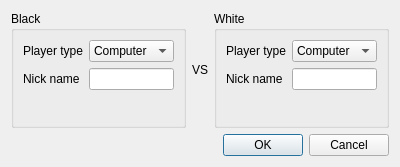
<?xml version="1.0" encoding="UTF-8"?>
<ui version="4.0">
 <class>NewGameDialog</class>
 <widget class="QDialog" name="NewGameDialog">
  <property name="geometry">
   <rect>
    <x>0</x>
    <y>0</y>
    <width>400</width>
    <height>167</height>
   </rect>
  </property>
  <property name="windowTitle">
   <string>Dialog</string>
  </property>
  <layout class="QVBoxLayout" name="verticalLayout">
   <item>
    <layout class="QHBoxLayout" name="horizontalLayout">
     <item>
      <widget class="QGroupBox" name="groupBox">
       <property name="title">
        <string>Black</string>
       </property>
       <layout class="QFormLayout" name="formLayout">
        <item row="0" column="0">
         <widget class="QLabel" name="label">
          <property name="text">
           <string>Player type</string>
          </property>
         </widget>
        </item>
        <item row="0" column="1">
         <widget class="QComboBox" name="comboBox_playerType_1">
          <item>
           <property name="text">
            <string>Computer</string>
           </property>
          </item>
          <item>
           <property name="text">
            <string>Player</string>
           </property>
          </item>
         </widget>
        </item>
        <item row="1" column="0">
         <widget class="QLabel" name="label_2">
          <property name="text">
           <string>Nick name</string>
          </property>
         </widget>
        </item>
        <item row="1" column="1">
         <widget class="QLineEdit" name="lineEdit_name_1"/>
        </item>
       </layout>
      </widget>
     </item>
     <item>
      <widget class="QLabel" name="label_3">
       <property name="text">
        <string>VS</string>
       </property>
      </widget>
     </item>
     <item>
      <widget class="QGroupBox" name="groupBox_2">
       <property name="title">
        <string>White</string>
       </property>
       <layout class="QFormLayout" name="formLayout_2">
        <item row="0" column="0">
         <widget class="QLabel" name="label_5">
          <property name="text">
           <string>Player type</string>
          </property>
         </widget>
        </item>
        <item row="0" column="1">
         <widget class="QComboBox" name="comboBox_playerType_2">
          <item>
           <property name="text">
            <string>Computer</string>
           </property>
          </item>
          <item>
           <property name="text">
            <string>Player</string>
           </property>
          </item>
         </widget>
        </item>
        <item row="1" column="0">
         <widget class="QLabel" name="label_6">
          <property name="text">
           <string>Nick name</string>
          </property>
         </widget>
        </item>
        <item row="1" column="1">
         <widget class="QLineEdit" name="lineEdit_name_2"/>
        </item>
       </layout>
      </widget>
     </item>
    </layout>
   </item>
   <item>
    <widget class="QDialogButtonBox" name="buttonBox">
     <property name="orientation">
      <enum>Qt::Horizontal</enum>
     </property>
     <property name="standardButtons">
      <set>QDialogButtonBox::Cancel|QDialogButtonBox::Ok</set>
     </property>
    </widget>
   </item>
  </layout>
 </widget>
 <resources/>
 <connections>
  <connection>
   <sender>buttonBox</sender>
   <signal>accepted()</signal>
   <receiver>NewGameDialog</receiver>
   <slot>accept()</slot>
   <hints>
    <hint type="sourcelabel">
     <x>248</x>
     <y>254</y>
    </hint>
    <hint type="destinationlabel">
     <x>157</x>
     <y>274</y>
    </hint>
   </hints>
  </connection>
  <connection>
   <sender>buttonBox</sender>
   <signal>rejected()</signal>
   <receiver>NewGameDialog</receiver>
   <slot>reject()</slot>
   <hints>
    <hint type="sourcelabel">
     <x>316</x>
     <y>260</y>
    </hint>
    <hint type="destinationlabel">
     <x>286</x>
     <y>274</y>
    </hint>
   </hints>
  </connection>
 </connections>
</ui>
